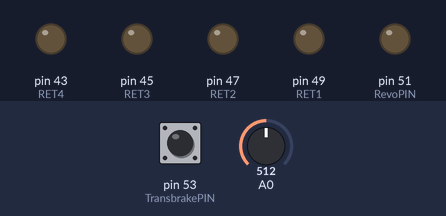
Bench run of a sketch on a simulated Arduino Mega 2560, built with avr-gcc and run on an emulated ATmega2560. Shown: output pins drawn as LEDs (lit = HIGH). The inputs (shaded band) are chosen by the test bench; at power-on: pin 53 (TransbrakePIN) HIGH, A0 = 512.

Above: at 1.2 s.
1.3 s: pin 53 (TransbrakePIN) pulled LOW for 1 s
At 3.5 s:
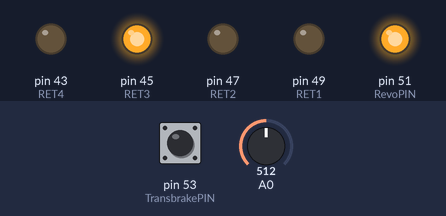
3.8 s: A0 set to 493
At 4.8 s:
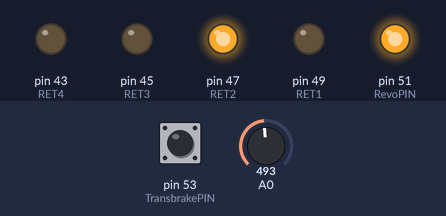
5.3 s: A0 set to 441
6.8 s: A0 set to 416
At 7.1 s:
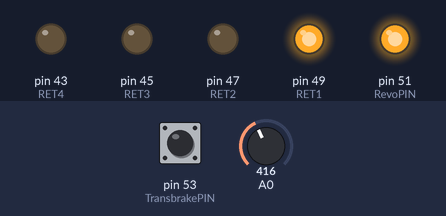
8.3 s: A0 set to 380
9.8 s: A0 set to 348
At 10.6 s:
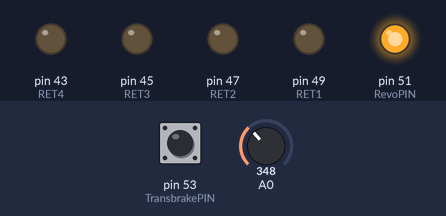
Timing chart, 0 to 12.8 s (numbered marks = the images above; inputs shaded):
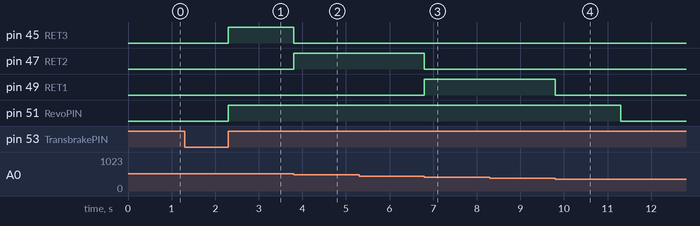

Measured:
- the behaviour switches between 501 and 500 on A0 (found by bisection; images 1 and 2)
- the behaviour switches between 434 and 433 on A0 (found by bisection; images 2 and 3)
- the behaviour switches between 367 and 366 on A0 (found by bisection; images 3 and 4)
- after the input at 1.3 s, pin 45 (RET3), pin 51 (RevoPIN): LOW → HIGH after 1.0 s
- after the input at 3.8 s, pin 45 (RET3): HIGH → LOW at once; pin 47 (RET2): LOW → HIGH at once
- after the input at 5.3 s, every drawn part: stays the same
- after the input at 6.8 s, pin 47 (RET2): HIGH → LOW at once; pin 49 (RET1): LOW → HIGH at once
- after the input at 8.3 s, every drawn part: stays the same
- after the input at 9.8 s, pin 49 (RET1): HIGH → LOW after 0.00 s instead of 1.5 s

The sketch:

RetardControll.ino
```cpp
const int TransbrakePIN = 53;     // the number of the pushbutton pin Transbrake Button
const int RevoPIN =  51;      // the number of the LED pin NOS

/*
const int TransbrakePIN = 2;     // the number of the pushbutton pin Transbrake Button
const int RevoPIN =  3;      // the number of the LED pin NOS
*/

int buttonState = HIGH; // variable for reading the pushbutton status

int nosactive;
int x;
//int i;
//int i_old;
unsigned long lastDelay = 0;
unsigned long mDelay;
unsigned long vDelay;
unsigned long laufzeit;

unsigned long sicherheit = 0;

int RetardEingang;

#define filterSamples   9              // filterSamples should  be an odd number, no smaller than 3
int sensSmoothArray1 [filterSamples];   // array for holding raw sensor values for sensor1

// spi port für wiederstand
/*
const int RET1 = 10;
const int RET2 = 11;
const int RET3 = 12;
const int RET4 = 13;
*/

const int RET1 = 49;
const int RET2 = 47;
const int RET3 = 45;
const int RET4 = 43;

void setup() {


  // initialize the LED pin as an output:
 laufzeit=9000000 ;

  pinMode(RevoPIN, OUTPUT);    // Nos Aktiv


  // initialize the pushbutton pin as an input:
  pinMode(TransbrakePIN, INPUT_PULLUP);     //transbrake

  //NOS ausgang ausschalten
  digitalWrite(RevoPIN, LOW);
  // REtard Relais
  pinMode(RET1, OUTPUT);
  pinMode(RET2, OUTPUT);
  pinMode(RET3, OUTPUT);
  pinMode(RET4, OUTPUT);
  digitalWrite(RET1, LOW);
  digitalWrite(RET2, LOW);
  digitalWrite(RET3, LOW);
  digitalWrite(RET4, LOW);


  nosactive = 0; // nos sicher deaktivieren

}
void loop()
{

  buttonState = digitalRead(TransbrakePIN); // abfrage ob transbrake gedrückt

  // Abfrage der steigenden flanke des Transbrake Buttons
  if (buttonState == LOW  ) {
    sicherheit++;
    x = 1; // steigende Flanke dedektiert
    //nosactive = 0; // nos timer sicher ausgeschaltet

  }

  // Abfrage der fallenden Flanke des Transbrake Buttons
  if (buttonState == HIGH && x == 1 && sicherheit >= 4000) {

    nosactive = 1; // nos timer einschalten
    x = 0; //Flanken dedektierung zurücksetzen
    sicherheit = 0;
  }


  //nos starten ------------------------------------------------------------------------------------------------------------------------------------------------
  if (nosactive == 1) {
    mDelay = micros(); // zeit speichern am anfang der warteschleife
    lastDelay = mDelay;


    do {
      digitalWrite(RevoPIN, HIGH);
      mDelay = micros();           // MicrosekundenzÃ¤hler auslesen
      vDelay = mDelay - lastDelay;  // Differenz zum letzten Durchlauf berechnen

      if (vDelay >= laufzeit ) {
        digitalWrite(RevoPIN, LOW);
        digitalWrite(RET1, LOW);
        digitalWrite(RET2, LOW);
        digitalWrite(RET3, LOW);
        digitalWrite(RET4, LOW);
        nosactive = 0;
      }
      //---------------------------------------------------------------------

      retardFormel ();

      //-------------------------------------------------------------------
    }
    while (nosactive == 1);


  }
  else {
    nosactive = 0;
  digitalWrite(RET1, LOW);
  digitalWrite(RET2, LOW);
  digitalWrite(RET3, LOW);
  digitalWrite(RET4, LOW);
  }
  nosactive = 0;
  digitalWrite(RET1, LOW);
  digitalWrite(RET2, LOW);
  digitalWrite(RET3, LOW);
  digitalWrite(RET4, LOW);
  }


int digitalSmooth(int rawIn, int *sensSmoothArray) {    // "int *sensSmoothArray" passes an array to the function - the asterisk indicates the array name is a pointer
  int j, k, temp, top, bottom;
  long total;
  static int i;
  // static int raw[filterSamples];
  static int sorted[filterSamples];
  boolean done;

  i = (i + 1) % filterSamples;    // increment counter and roll over if necc. -  % (modulo operator) rolls over variable
  sensSmoothArray[i] = rawIn;                 // input new data into the oldest slot

  // Serial.print("raw = ");

  for (j = 0; j < filterSamples; j++) { // transfer data array into anther array for sorting and averaging
    sorted[j] = sensSmoothArray[j];
  }

  done = 0;                // flag to know when we're done sorting
  while (done != 1) {      // simple swap sort, sorts numbers from lowest to highest
    done = 1;
    for (j = 0; j < (filterSamples - 1); j++) {
      if (sorted[j] > sorted[j + 1]) {    // numbers are out of order - swap
        temp = sorted[j + 1];
        sorted [j + 1] =  sorted[j] ;
        sorted [j] = temp;
        done = 0;
      }
    }
  }
  // throw out top and bottom 15% of samples - limit to throw out at least one from top and bottom
  bottom = max(((filterSamples * 15)  / 100), 1);
  top = min((((filterSamples * 85) / 100) + 1  ), (filterSamples - 1));   // the + 1 is to make up for asymmetry caused by integer rounding
  k = 0;
  total = 0;
  for ( j = bottom; j < top; j++) {
    total += sorted[j];  // total remaining indices
    k++;
  }

  return total / k;    // divide by number of samples
}


void retardFormel() {

  // Retart steuerung

  RetardEingang = digitalSmooth(analogRead(0), sensSmoothArray1) ; // einlesen und Filtern der Analogen Spannung vom REVO Controller
  //----- Berechnung des Wiederstandes und des Retards------------------------------------------------


if ( RetardEingang <= 366 ) {
  digitalWrite(RET1, LOW);
  digitalWrite(RET2, LOW);
  digitalWrite(RET3, LOW);
  digitalWrite(RET4, LOW);}
if ( 367 <= RetardEingang && RetardEingang <= 433 ) {
  digitalWrite(RET1, HIGH);
  digitalWrite(RET2, LOW);
  digitalWrite(RET3, LOW);
  digitalWrite(RET4, LOW);} // 37 - 42 % revo 1,96 V 230 - 275 PS
if ( 434 <= RetardEingang && RetardEingang <= 500 ) {
  digitalWrite(RET1, LOW);
  digitalWrite(RET2, HIGH);
  digitalWrite(RET3, LOW);
  digitalWrite(RET4, LOW);} // 43 - 49 % revo 2,28 V 280 - 340 PS
if ( 501 <= RetardEingang && RetardEingang <= 565 ) {
  digitalWrite(RET1, LOW);
  digitalWrite(RET2, LOW);
  digitalWrite(RET3, HIGH);
  digitalWrite(RET4, LOW);} // 50 - 55 % Revo 2,61 V 350 - 390 PS
if ( 566 <= RetardEingang && RetardEingang <= 1023 ) {
  digitalWrite(RET1, LOW);
  digitalWrite(RET2, LOW);
  digitalWrite(RET3, LOW);
  digitalWrite(RET4, HIGH);} // 56 - 61 % Revo 2,93 V 400 - 440 PS


/*
if ( RetardEingang <= 32 ) { i = 0;}
if ( 33 <= RetardEingang && RetardEingang <= 97 ) {  i = 1;}
if ( 98 <= RetardEingang && RetardEingang <= 164 ) {  i = 2;}
if ( 165 <= RetardEingang && RetardEingang <= 232 ) {  i = 3;}
if ( 233 <= RetardEingang && RetardEingang <= 299 ) {  i = 4;}
if ( 300 <= RetardEingang && RetardEingang <= 366 ) {  i = 5;}
if ( 367 <= RetardEingang && RetardEingang <= 433 ) {  i = 6;}
if ( 434 <= RetardEingang && RetardEingang <= 500 ) {  i = 7;}
if ( 501 <= RetardEingang && RetardEingang <= 565 ) {  i = 8;}
if ( 566 <= RetardEingang && RetardEingang <= 631 ) {  i = 9;}
if ( 632 <= RetardEingang && RetardEingang <= 698 ) {  i = 10;}
if ( 699 <= RetardEingang && RetardEingang <= 764 ) {  i = 11;}
if ( 765 <= RetardEingang && RetardEingang <= 832 ) {  i = 12;}
if ( 833 <= RetardEingang && RetardEingang <= 899 ) {  i = 13;}
if ( 900 <= RetardEingang && RetardEingang <= 942 ) {  i = 14;}
if ( 943 < RetardEingang ) {  i = 15;}

if ( Retard[i] == 0 ){ digitalWrite(RET1, LOW);
  digitalWrite(RET2, LOW);
  digitalWrite(RET3, LOW);
  digitalWrite(RET4, LOW);}
if ( Retard[i] == 15 ){digitalWrite(RET1, HIGH);
  digitalWrite(RET2, LOW);
  digitalWrite(RET3, LOW);
  digitalWrite(RET4, LOW);}
if ( Retard[i] == 30 ){ digitalWrite(RET1, LOW);
  digitalWrite(RET2, HIGH);
  digitalWrite(RET3, LOW);
  digitalWrite(RET4, LOW);}
if ( Retard[i] == 45 ){digitalWrite(RET1, HIGH);
  digitalWrite(RET2, HIGH);
  digitalWrite(RET3, LOW);
  digitalWrite(RET4, LOW);}
if ( Retard[i] == 60 ){digitalWrite(RET1, LOW);
  digitalWrite(RET2, LOW);
  digitalWrite(RET3, HIGH);
  digitalWrite(RET4, LOW);}
if ( Retard[i] == 75 ){ digitalWrite(RET1, HIGH);
  digitalWrite(RET2, LOW);
  digitalWrite(RET3, HIGH);
  digitalWrite(RET4, LOW);}
if ( Retard[i] == 90 ){ digitalWrite(RET1, LOW);
  digitalWrite(RET2, HIGH);
  digitalWrite(RET3, HIGH);
  digitalWrite(RET4, LOW);}
if ( Retard[i] == 105 ){ digitalWrite(RET1, HIGH);
  digitalWrite(RET2, HIGH);
  digitalWrite(RET3, HIGH);
  digitalWrite(RET4, LOW);}
if ( Retard[i] == 120 ){ digitalWrite(RET1, LOW);
  digitalWrite(RET2, LOW);
  digitalWrite(RET3, LOW);
  digitalWrite(RET4, HIGH);}
if ( Retard[i] == 135){ digitalWrite(RET1, HIGH);
  digitalWrite(RET2, LOW);
  digitalWrite(RET3, LOW);
  digitalWrite(RET4, HIGH);}
if ( Retard[i] == 150 ){ digitalWrite(RET1, LOW);
  digitalWrite(RET2, HIGH);
  digitalWrite(RET3, LOW);
  digitalWrite(RET4, HIGH);}
if ( Retard[i] == 165 ){ digitalWrite(RET1, HIGH);
  digitalWrite(RET2, HIGH);
  digitalWrite(RET3, LOW);
  digitalWrite(RET4, HIGH);}
if ( Retard[i] == 180 ){ digitalWrite(RET1, LOW);
  digitalWrite(RET2, LOW);
  digitalWrite(RET3, HIGH);
  digitalWrite(RET4, HIGH);}
if ( Retard[i] == 195 ){ digitalWrite(RET1, HIGH);
  digitalWrite(RET2, LOW);
  digitalWrite(RET3, HIGH);
  digitalWrite(RET4, HIGH);}

*/
  return;
  //-------------------------------------------------------------------------------------------------
}
```
